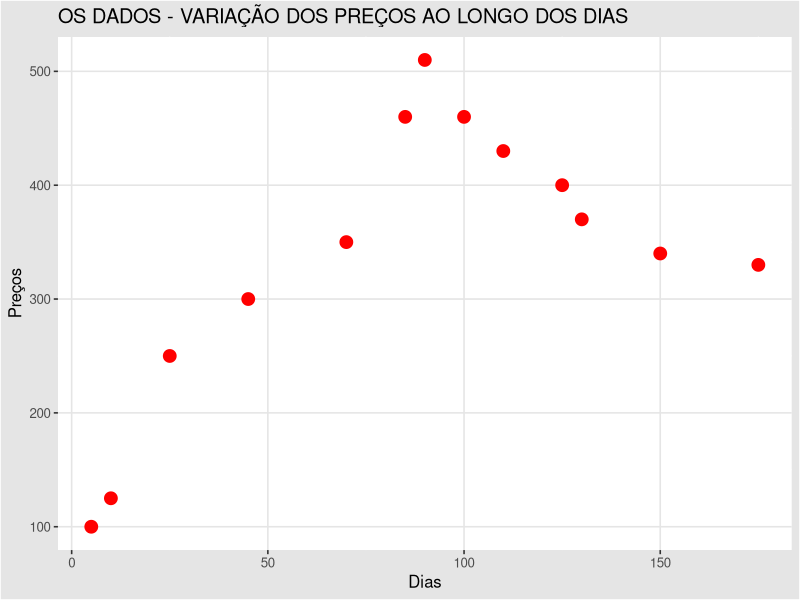
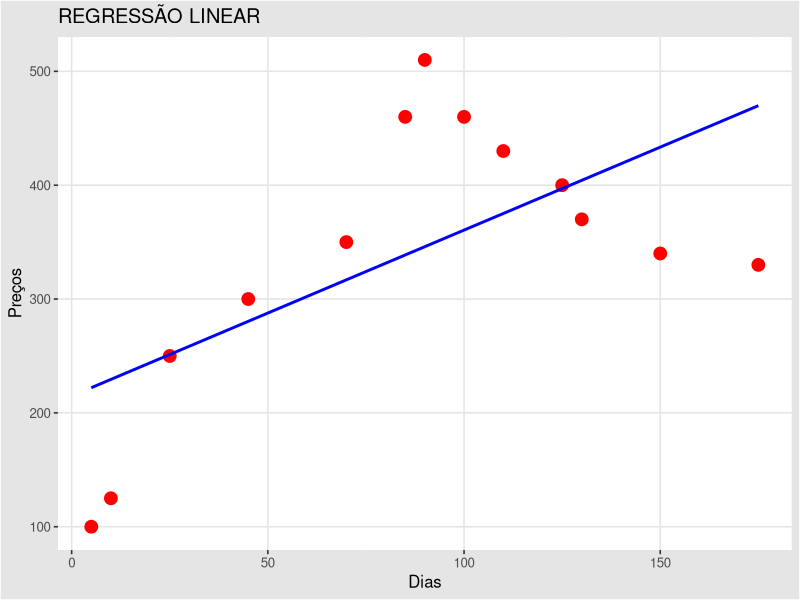
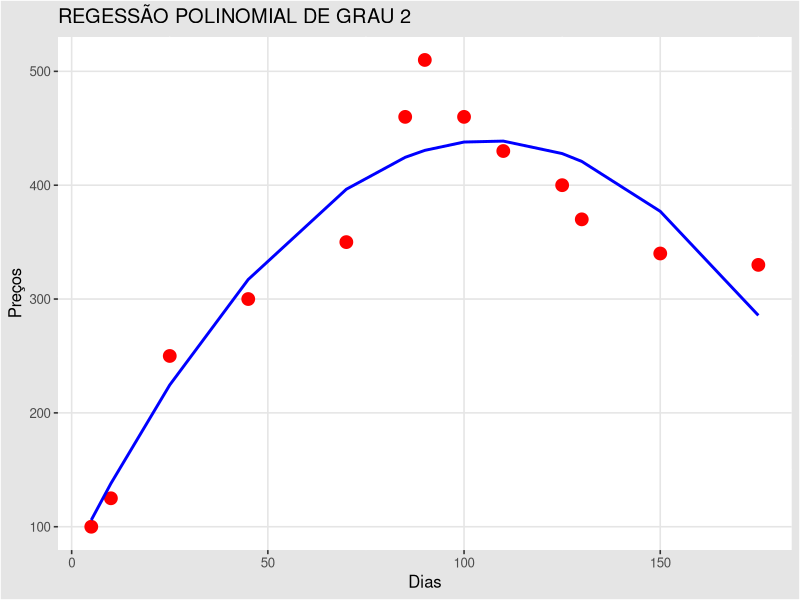
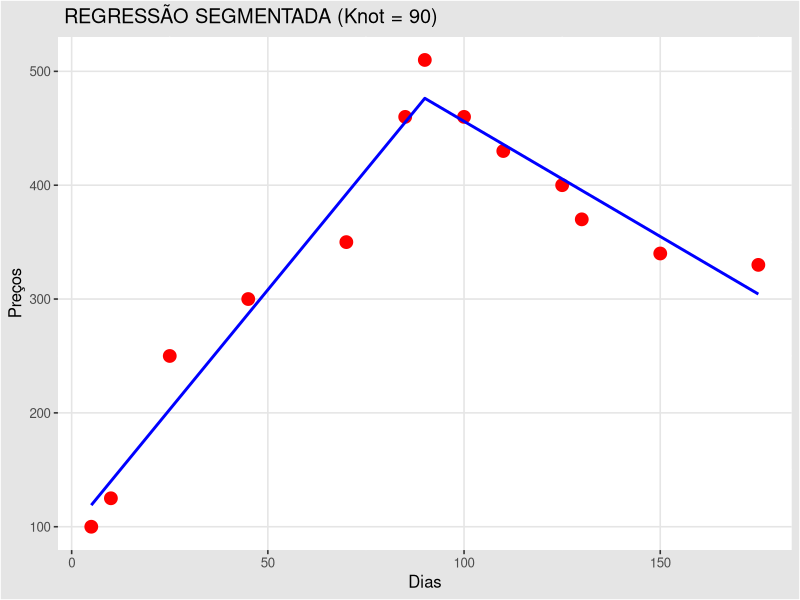
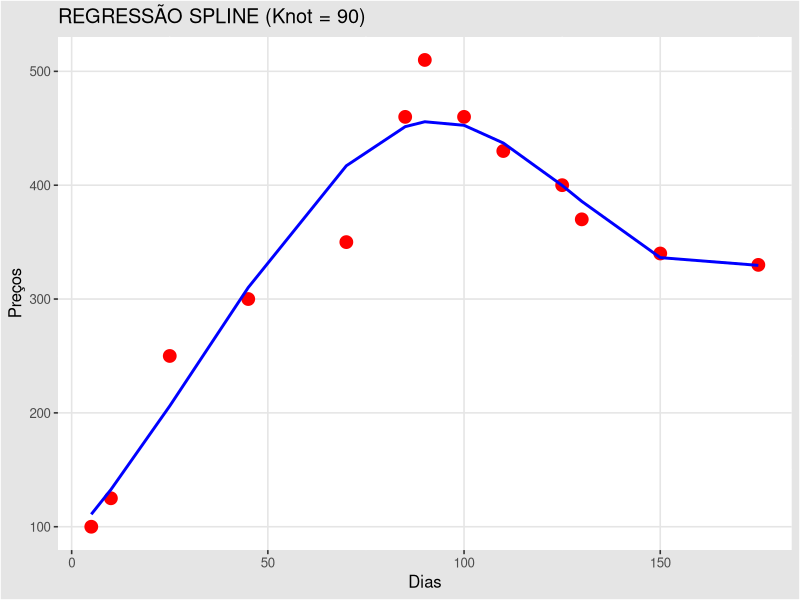
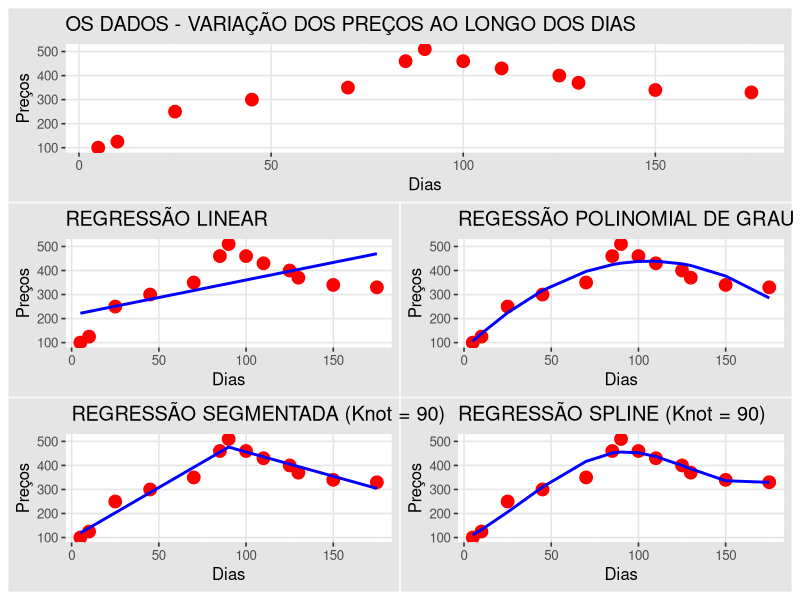

Source code (R) for these figures, in order:
## ---- chunk 1
knitr::opts_chunk$set(
  collapse = TRUE,
  comment = "#>"
)
## ---- chunk 2
library(splines)
library(tidyverse)
library(patchwork)
library(ggthemes)
## ---- chunk 3
df <- tribble(
  ~Dias, ~Preços,
  5,100,
  10,125,
  25,250,
  45,300,
  70,350,
  85,460,
  90,510,
  100,460,
  110,430,
  125,400,
  130,370,
  150,340,
  175,330
)

head(df)
## ---- chunk 4
g1 <-
  df |> 
  ggplot(aes(x = Dias,y = Preços)) +
  geom_point(colour = "red", size = 4) +
  labs(title = "OS DADOS - VARIAÇÃO DOS PREÇOS AO LONGO DOS DIAS") +
  theme_igray()

g1
## ---- chunk 5
# Linear model
m1 <- lm(Preços ~ Dias, df)
summary(m1)

# plot linear model
g2 <- 
  df |> 
  ggplot(aes(x = Dias,y = Preços)) +
  geom_point(colour = "red", size = 4) + 
  geom_smooth(method = "lm", color = "blue", size = 1, se = FALSE) +
  labs(title = "REGRESSÃO LINEAR") +
  theme_igray()

g2
## ---- chunk 6
# Polynomial model
m2 <- lm(Preços ~ poly(Dias,degree = 2) + Dias, df)
summary(m2)

# Polynomial model (degree 2)
# predict
pred_m2 <- predict(m2, interval = "confidence")

# join fit and dataset 
dfm2 = cbind(df, pred_m2)
head(dfm2)

# plot
g3 <- 
  dfm2 |> 
  ggplot(aes(x = Dias, y = Preços)) +
  geom_point(colour = "red", size = 4) + 
  geom_line(aes(y = fit), color = "blue", size = 1) +
  labs(title = "REGESSÃO POLINOMIAL DE GRAU 2") +
  theme_igray()

g3
## ---- chunk 7
# dataet with categorical variable
dfseg <- 
  df |> 
  mutate(x = if_else(condition = Dias <= 90,true = 0,false = 1),
         dif = Dias - 90,
         X = dif * x)

# Segmetned Model
m3 <- lm(Preços ~ Dias + X, dfseg)
summary(m3)

# predict
pred_m3 <- predict(m3, interval = "confidence")

# join predict with dataset 
dfm3 = cbind(df, pred_m3)
head(dfm3)

#plot
g4 <- 
  dfm3 |> 
  ggplot(aes(x = Dias, y = Preços)) +
  geom_point(colour = "red", size = 4) +
  geom_line(aes(y = fit), color = "blue", size = 1, size = 1) +
  labs(title = " REGRESSÃO SEGMENTADA (Knot = 90)") +
  theme_igray()

g4
## ---- chunk 8
# Spline Model
m4 <- lm(Preços ~ splines::bs(Dias,knots = 90),data = df)
summary(m4)

# Predict
pred_m4 <- predict(m4, interval = "confidence")

# join predict with dataset
dfm4 = cbind(df, pred_m4)
head(dfm4)

# plot
g5 <- 
  dfm4 |> 
  ggplot(aes(x = Dias, y = Preços)) +
  geom_point(colour = "red", size = 4) +
  geom_line(aes(y = fit), color = "blue", size = 1, size = 1) +
  labs(title = "REGRESSÃO SPLINE (Knot = 90)") +
  theme_igray()

g5
## ---- chunk 9
g1 / (g2 | g3) / (g4 | g5)
